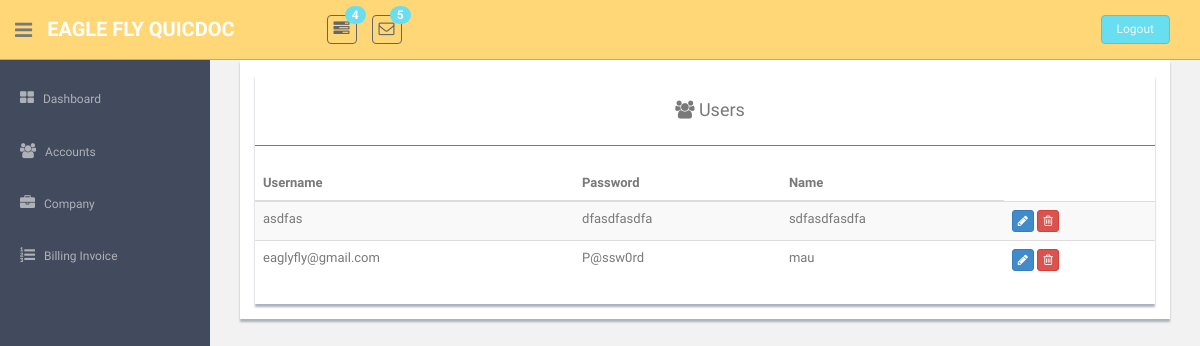
Page /index.php/accounts/ViewAccounts on the committed database.
### tables this page shows
CREATE TABLE `accounttable` (
  `account_id` int(11) NOT NULL AUTO_INCREMENT,
  `account_username` varchar(255) NOT NULL,
  `account_password` varchar(255) NOT NULL,
  `account_name` varchar(255) NOT NULL,
  PRIMARY KEY (`account_id`)
);

### application/controllers/Accounts.php (called while the page is built, shortened)
<?php
class Accounts extends CI_Controller {
		public function __construct()
        {
				$this->load->helper('form');
				$this->load->model('AccountModel');
                $this->load->library('pagination');
        }
		public function ViewAccounts()
		{
			$config = array();
            $config["base_url"] = base_url() . "accounts/ViewAccounts";
            $config["total_rows"] = $this->AccountModel->record_count();
            $config["per_page"] = 10;
            $config["uri_segment"] = 3;
			$config['full_tag_open'] = '<ul class="pagination">';
			$config['full_tag_close'] = '</ul>';
			$config['first_link'] = false;
			$config['last_link'] = false;
			$config['first_tag_open'] = '<li>';
			$config['first_tag_close'] = '</li>';
			$config['prev_link'] = '&laquo';
			$config['prev_tag_open'] = '<li class="prev">';
			$config['prev_tag_close'] = '</li>';
			$config['next_link'] = '&raquo';
			$config['next_tag_open'] = '<li>';
			$config['next_tag_close'] = '</li>';
			$config['last_tag_open'] = '<li>';
			$config['last_tag_close'] = '</li>';
			$config['cur_tag_open'] = '<li class="active"><a href="#">';
			$config['cur_tag_close'] = '</a></li>';
			$config['num_tag_open'] = '<li>';
			$config['num_tag_close'] = '</li>';
            $this->pagination->initialize($config);
            $page = ($this->uri->segment(3)) ? $this->uri->segment(3) : 0;
            $data["results"] = $this->AccountModel->fetch_account($config["per_page"], $page);
            $data["links"] = $this->pagination->create_links();
            $this->load->view('header');
            $this->load->view('account-view',$data);
            $this->load->view('footer');
		}
}

### index.php (called while the page is built, shortened)
<?php
require_once BASEPATH.'core/CodeIgniter.php';

### application/models/AccountModel.php (called while the page is built, shortened)
<?php
class AccountModel extends CI_Model{
	 public function fetch_account($limit, $start)
	 {
		$this->db->limit($limit, $start);
		$query = $this->db->get("accounttable");
		if ($query->num_rows() > 0) {
			foreach ($query->result() as $row) {
				$data[] = $row;
			}
			return $data;
		}
		return false;
	}
}

### application/views/account-view.php (the view, shortened to what this page needs)
   <section id="main-content">
       <section class="wrapper">
<div class="">
	<div class="col-xs-12">
		<div class="showback">
			<div class="form-horizontal">
				<div class="content-panel">
				  <table class="table table-striped table-advance table-hover">
								  <h4 class="mb" style="text-align:center;"><i class="fa fa-users"></i> Users</h4>
								  <hr>
					  <thead>
						<tr>
							<th><i></i> Username</th>
							<th><i></i> Password</th>
							<th><i></i> Name</th>
						</tr>
					  </thead>
					  <tbody id='showDataCompany'>
						<?php if(is_array($results)): ?>
						<?php foreach($results as $res): ?>
						<tr>
							<td><?php echo $res->account_username; ?></td>
							<td><?php echo $res->account_password; ?></td>
							<td><?php echo $res->account_name; ?></td>
							<td>
								<button class="btn btn-primary btn-xs" title="Edit Company Settings" onClick="window.location.replace('<?php echo base_url() . 'accounts/EditAccount/' . $res->account_id; ?>');"><i class="fa fa-pencil"></i></button>
								<button class="btn btn-danger btn-xs" title="Delete Company" onClick="window.location.replace('<?php echo base_url() . 'accounts/DeleteAccount/' . $res->account_id; ?>');"><i class="fa fa-trash-o"></i></button>
							</td>
						</tr>
						<?php endforeach; ?>
						<?php endif; ?>
					  </tbody>
				  </table>
			  </div>
		</div>
		</div>
	</div>
</div>
           <div class="row mt">
               <div class="col-lg-6">
               </div>
           </div>
       </section>
   </section>
    </section>

### assets/css/style.css (style rules this page uses)
body { color: #797979; background: #f2f2f2; font-family: 'Ruda', sans-serif; padding: 0px !important; margin: 0px !important; font-size:13px; }
hr { margin-top: 20px; margin-bottom: 20px; border: 0; border-top: 1px solid #797979; }
.mt { margin-top: 25px; }
.mb { margin-bottom: 25px; }
#main-content { margin-left: 210px; }
.wrapper { display: inline-block; margin-top: 60px; padding-left: 15px; padding-right: 15px; padding-bottom: 15px; padding-top: 0px; width: 100%; }
.content-panel { background: #ffffff; box-shadow: 0px 3px 2px #aab2bd; padding-top: 15px; padding-bottom: 5px; }
.content-panel h4 { margin-left: 10px; }
.showback { background: #ffffff; padding: 15px; margin-bottom: 15px; box-shadow: 0px 3px 2px #aab2bd; }

### rows in the picture
accounttable: account_username "asdfas", account_password "dfasdfasdfa", account_name "sdfasdfasdfa"
accounttable: account_username "eaglyfly@gmail.com", account_password "P@ssw0rd", account_name "mau"
